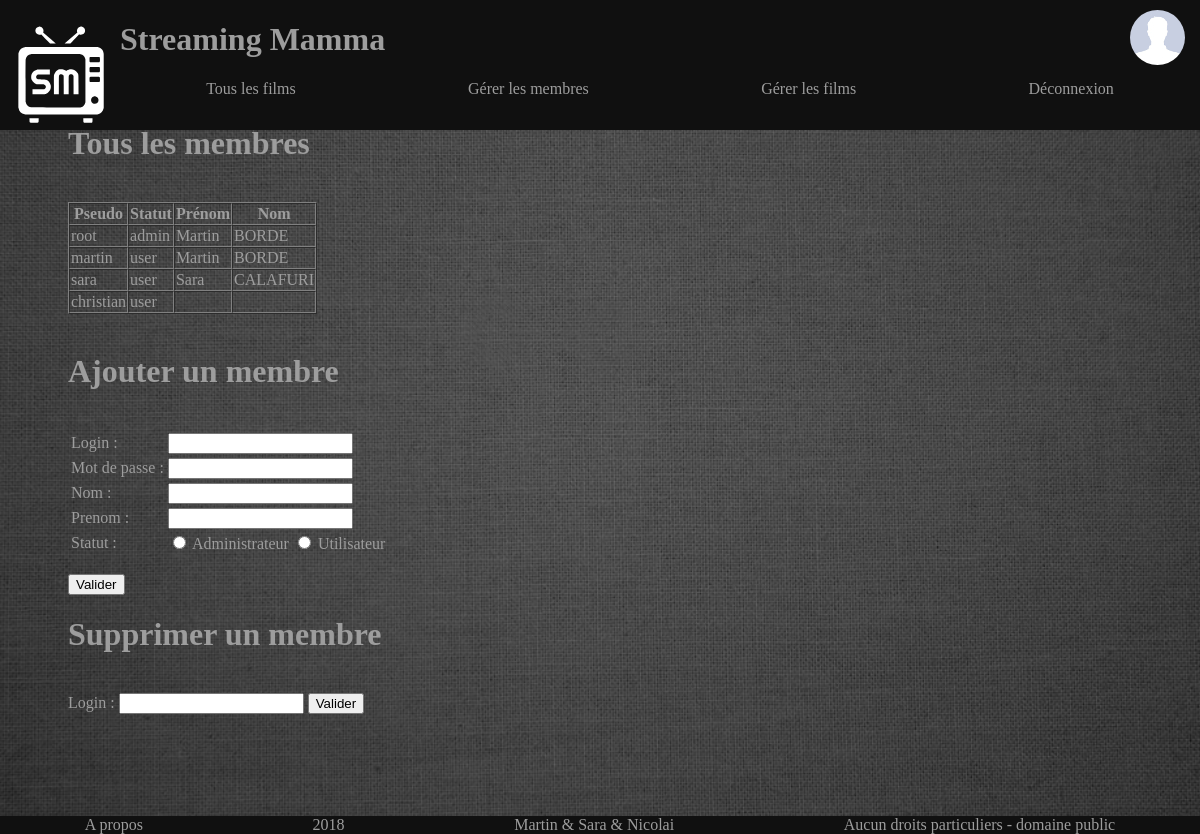
The app's page /pages/gerer_membres.php (signed in), older data.
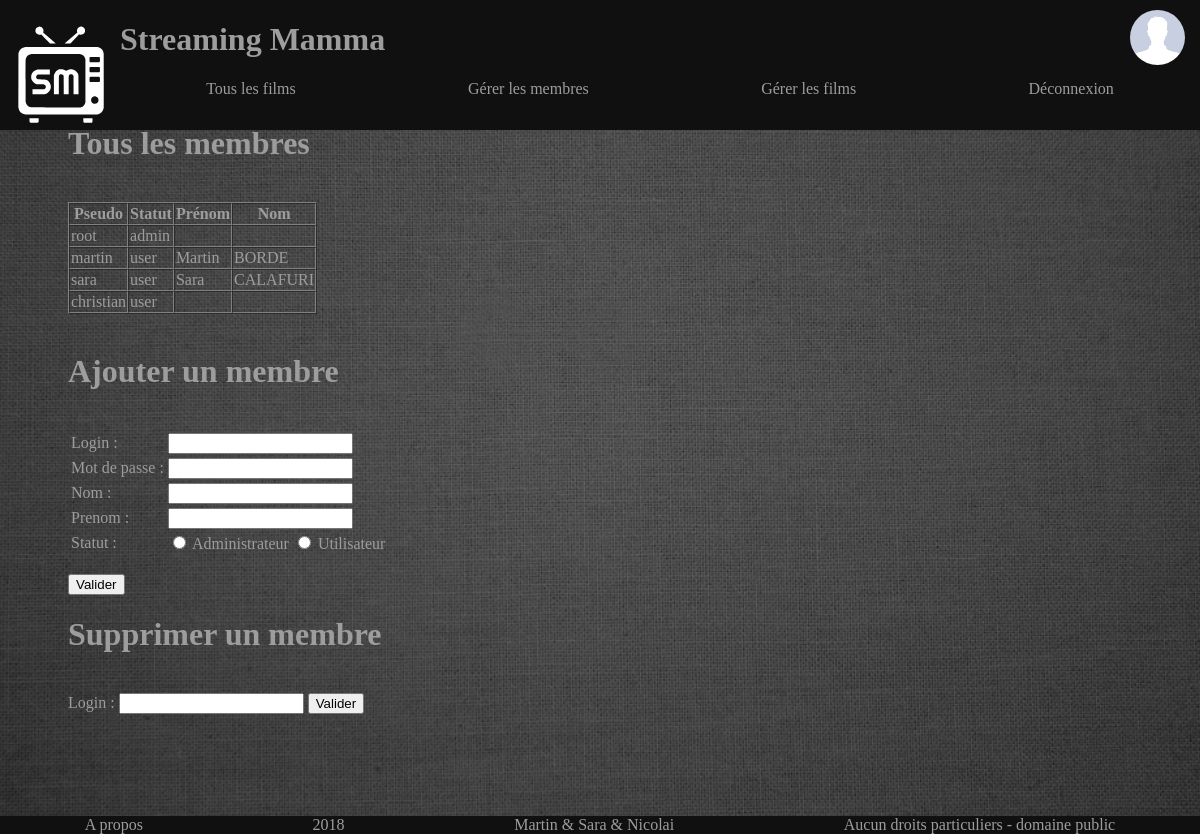
The same page, newer data.
### tables this page shows
CREATE TABLE IF NOT EXISTS `utilisateurs` (
`idusr` int(2) NOT NULL,
  `login` varchar(20) NOT NULL,
  `passwd` varchar(20) NOT NULL,
  `prenom` varchar(30) NOT NULL,
  `nom` varchar(30) NOT NULL,
  `statut` varchar(10) NOT NULL
);

### pages/gerer_membres.php (the view, shortened to what this page needs)
<?php
include("db_connect.php");
?>
<!doctype html>
<html>
    <head>
		<link rel="stylesheet" href="style/largeScreen/style.css" />
        <link rel="stylesheet" href="style/mobile/style.css" />
    </head>
    <body>
        <?php include('header.php'); ?>
        <main class="gestion">
        <h1>Tous les membres</h1><br/>
        <?php
            $rqtAfficher = mysqli_query($link, "SELECT * FROM utilisateurs") or die(mysql_error());
            echo "<table cellspacing=\"0\" border=\"1\"><tr><th>Pseudo</th><th>Statut</th><th>Prénom</th><th>Nom</th></tr>";
            while ($row = mysqli_fetch_assoc($rqtAfficher)) {
		        echo "<tr><td>".$row["login"]."</td><td>".$row["statut"]."</td><td>".$row['prenom']."</td><td>".$row['nom']."</td></tr>";
	        }
			echo"</table><br/>";
        ?>
        <h1>Ajouter un membre</h1><br/>
        <form action="gerer_membres.php" method="post">
        <table>
            <tr><td>Login :</td>
                <td><input name="login_add" type="text"></td></tr>
            <tr><td>Mot de passe :</td>
                <td><input name="password" type="text"></td></tr>
            <tr><td>Nom :</td>
                <td><input name="nom_add" type="text"></td></tr>
            <tr><td>Prenom :</td>
                <td><input name="prenom_add" type="text"></td></tr>
            <tr><td>Statut :</td>
                <td><input type="radio" id ="statutAdmin" name="statut" value="admin">
                <label for="statutAdmin">Administrateur</label>
                <input type="radio" id ="statutUser" name="statut" value="user">
                <label for="statutUser">Utilisateur</label></td></tr>
        </table><br/>
        <input type="submit" name="ajout" value="Valider"/></form>
        <h1>Supprimer un membre</h1><br/>
        <form action="gerer_membres.php" method="post">
            Login : <input name="login_sup" type="text">
            <input type="submit" name="supression" value="Valider"/>
        </form>
        </main>
    </body>
</html>

Row changes from the older to the newer data that the page shows:
changed utilisateurs "root": prenom "Martin" → (not shown); nom "BORDE" → (not shown)
